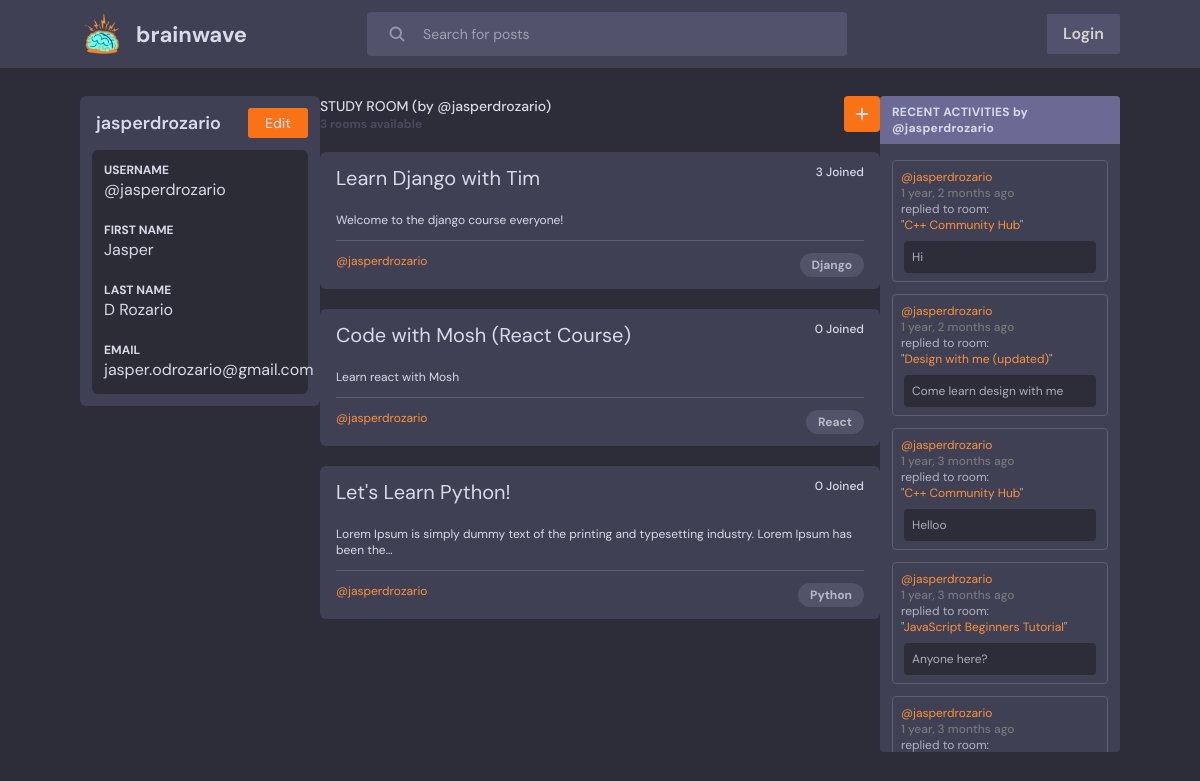
Before: /profile/1/ with the older database file.
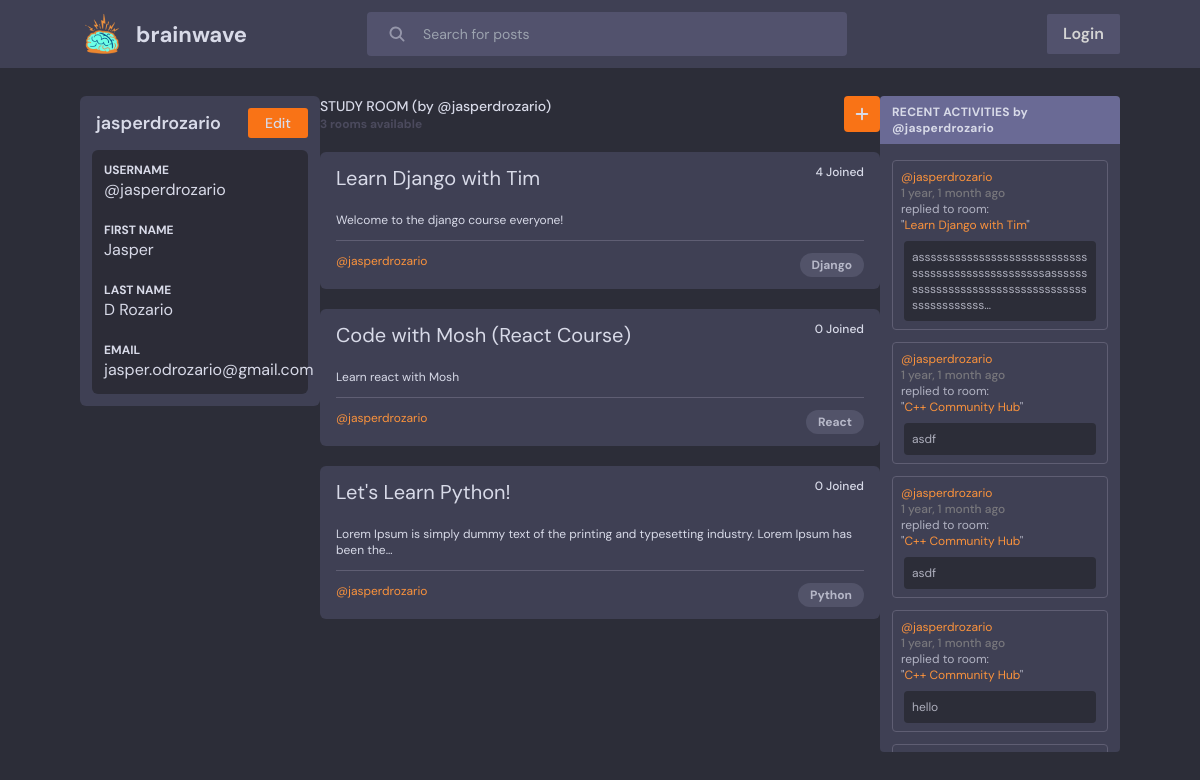
After: the same page with the newer database file.
### base/models.py (models this page shows, shortened)
class Room(models.Model):
    host = models.ForeignKey(User, on_delete=models.SET_NULL, null=True)
    topic = models.ForeignKey(Topic, on_delete=models.SET_NULL, related_name='rooms', null=True)
    name = models.CharField(max_length=200)
    description = models.TextField(null=True, blank=True, max_length=100)
    participants = models.ManyToManyField(User, related_name='participants', blank=True)
    updated = models.DateTimeField(auto_now=True)
    created = models.DateTimeField(auto_now_add=True)
    def __str__(self):
        return self.name
    class Meta:
        ordering = ['-updated', '-created']

class Topic(models.Model):
    name = models.CharField(max_length=200)

class Message(models.Model):
    user = models.ForeignKey(User, on_delete=models.CASCADE)
    room = models.ForeignKey(Room, on_delete=models.CASCADE)
    body = models.TextField(max_length=1000)
    updated = models.DateTimeField(auto_now=True)
    created = models.DateTimeField(auto_now_add=True)
    class Meta:
        ordering = ['-updated', '-created']
    def __str__(self):
        return self.body

### base/views.py (the view)
# urls.py: path('profile/<str:pk>/', views.userProfile, name='user-profile')
def userProfile(request, pk):
  user = User.objects.get(id=pk)
  user_rooms = user.room_set.all()
  room_count = user_rooms.count()
  room_messages = user.message_set.all()
  isHomePage = False
  context = {'user': user, 'rooms': user_rooms, 'room_messages': room_messages, 'room_count': room_count, 'flag': isHomePage}
  return render(request, 'base/profile.html', context)

### base/templates/base/profile.html
{% extends 'main.html' %} {% block content %}
<div class="flex justify-center">
  <div class="fixed left-0 ml-[5rem] mr-[1rem] w-[15rem]">
    {% include 'base/profile_details_component.html' %}
  </div>
  <div class="flex-none w-[35rem]">
    {% include 'base/feed_component.html' %}
  </div>
  <div
    class="fixed rounded overflow-y-auto scrollbar-thin right-[5rem] w-[15rem] h-[82%]"
  >
    {% include 'base/activity_log_component.html' %}
  </div>
</div>
{% endblock content %}

### base/templates/base/feed_component.html (shortened to what this page needs)
<div class="flex justify-between">
  <div class="flex-none">
    {% if not flag %}
    <p class="text-subtle-white text-sm font-medium">
      STUDY ROOM (by @{{ user.username }})
    </p>
    {% else %}
    <p class="text-subtle-white text-sm font-medium">STUDY ROOM</p>
    {% endif %} {% if room_count > 1 %}
    <p class="text-xs font-bold text-[#4B4A5D]">
      {{room_count}} rooms available
    </p>
    {% elif room_count == 1 %}
    <p class="text-xs font-bold text-[#4B4A5D]">1 room available</p>
    {% else %}
    <p class="text-xs font-bold text-[#4B4A5D]">No rooms available</p>
    {% endif %}
  </div>
  <a href="{% url 'create-room' %}">
    <p
      class="group flex items-center justify-center font-semibold text-sm text-subtle-white bg-orange-500 w-9 h-9 rounded transition-all duration-300 hover:w-[140px]"
    >
      <svg
        xmlns="http://www.w3.org/2000/svg"
        viewBox="0 0 16 16"
        fill="currentColor"
        class="w-5 h-5"
      >
        <path
          d="M8.75 3.75a.75.75 0 0 0-1.5 0v3.5h-3.5a.75.75 0 0 0 0 1.5h3.5v3.5a.75.75 0 0 0 1.5 0v-3.5h3.5a.75.75 0 0 0 0-1.5h-3.5v-3.5Z"
        />
      </svg>
    </p>
  </a>
</div>
{% for room in rooms %}
<div
  class="my-5 py-3 px-4 rounded-md bg-theme-secondary transition-transform duration-300 hover:scale-[1.02]"
>
  <div class="flex justify-between">
    <p
      class="mb-5 text-subtle-white text-xl transition-all duration-300 hover:text-orange-400"
    >
      <a href="{% url 'room' room.id %}">{{room.name}}</a>
    </p>
    <p class="mb-3 text-xs font-medium text-subtle-white">
      {{room.participants.all|length}} Joined
    </p>
  </div>
  <div>
    <p class="mb-3 text-xs text-subtle-white">
      {{room.description|truncatechars:100}}
    </p>
    <hr class="border-t-[1px] border-subtle-purple" />
  </div>
  <div class="flex justify-between mt-3">
    <div class="flex-none">
      <p class="text-orange-400 text-xs hover:underline">
        <a href="{% url 'user-profile' room.host.id %}"
          >@{{room.host.username}}</a
        >
      </p>
    </div>
    <div class="flex-none px-3 py-1 rounded-xl bg-[#525369]">
      <p class="text-subtle-white/75 text-xs font-bold">{{room.topic.name}}</p>
    </div>
  </div>
</div>
{% endfor %}

### base/templates/base/activity_log_component.html
<div class="bg-theme-secondary">
  <p
    class="text-xs font-bold px-3 py-2 text-subtle-white tracking-wide bg-light-lavender"
  >
    {% if flag %} RECENT ACTIVITIES {% else %} RECENT ACTIVITIES by
    @{{user.username}} {% endif %}
  </p>
  <div class="py-1">
    {% for message in room_messages %}
    <div class="rounded border-subtle-purple p-2 m-3 border-[0.3px]">
      <p class="text-xs text-orange-400">
        <a href="{% url 'user-profile' message.user.id %}">@{{message.user}}</a>
      </p>
      <p class="text-xs text-[#78777C] font-medium">
        {{message.created|timesince}} ago
      </p>
      <p class="text-xs text-subtle-white/75">
        replied to room: <br />
        "<a class="text-orange-400" href="{% url 'room' message.room.id %}"
          >{{message.room}}</a
        >"
      </p>
      <div
        class="break-words whitespace-normally mt-2 p-2 rounded bg-theme-primary mx-[3px]"
      >
        <p class="text-xs text-subtle-white/75">
          {{message|truncatechars:100}}
        </p>
      </div>
    </div>
    {% endfor %}
  </div>
</div>

Changed rows visible on the page:
no longer on this page (row unchanged): Message: user "jasperdrozario", created "1 year, 2 months", room "C++ Community Hub", body "Hi"
no longer on this page (row unchanged): Message: user "jasperdrozario", created "1 year, 2 months", room "Design with me (updated)", body "Come learn design with me"
no longer on this page (row unchanged): Message: user "jasperdrozario", created "1 year, 3 months", room "C++ Community Hub", body "Helloo"
no longer on this page (row unchanged): Message: user "jasperdrozario", created "1 year, 3 months", room "JavaScript Beginners Tutorial", body "Anyone here?"
no longer on this page (row unchanged): Message: user "jasperdrozario", created "1 year, 3 months"
changed Room "Learn Django with Tim": participants.all|length "3" → "4"
added Message: user "jasperdrozario", created "1 year, 1 month", room "Learn Django with Tim", body "assssssssssssssssssssssssssssssssssssssssssssssssssasssssssssssssssssssssssssssssssssssssssssssssss…"
added Message: user "jasperdrozario", created "1 year, 1 month", room "C++ Community Hub", body "asdf"
added Message: user "jasperdrozario", created "1 year, 1 month", room "C++ Community Hub", body "asdf"
added Message: user "jasperdrozario", created "1 year, 1 month", room "C++ Community Hub", body "hello"
